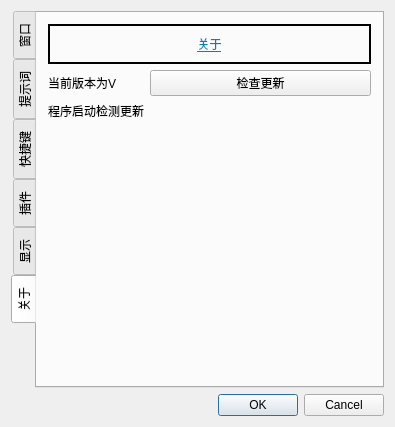
<?xml version="1.0" encoding="UTF-8"?>
<ui version="4.0">
 <class>ConfigDialogClass</class>
 <widget class="QDialog" name="ConfigDialogClass">
  <property name="geometry">
   <rect>
    <x>0</x>
    <y>0</y>
    <width>343</width>
    <height>427</height>
   </rect>
  </property>
  <property name="windowTitle">
   <string>设置</string>
  </property>
  <layout class="QGridLayout" name="gridLayout_7">
   <item row="0" column="0">
    <widget class="QTabWidget" name="tabWidget">
     <property name="layoutDirection">
      <enum>Qt::LeftToRight</enum>
     </property>
     <property name="styleSheet">
      <string notr="true"/>
     </property>
     <property name="tabPosition">
      <enum>QTabWidget::West</enum>
     </property>
     <property name="currentIndex">
      <number>5</number>
     </property>
     <widget class="QWidget" name="Widget">
      <attribute name="title">
       <string>窗口</string>
      </attribute>
      <layout class="QGridLayout" name="gridLayout">
       <item row="0" column="0">
        <layout class="QFormLayout" name="formLayout_3">
         <item row="0" column="0">
          <widget class="QLabel" name="label">
           <property name="text">
            <string>打开窗口后焦点位置</string>
           </property>
          </widget>
         </item>
         <item row="0" column="1">
          <widget class="QComboBox" name="focusPointComboBox">
           <item>
            <property name="text">
             <string>提示词输入框</string>
            </property>
           </item>
           <item>
            <property name="text">
             <string>内容输入框</string>
            </property>
           </item>
          </widget>
         </item>
         <item row="1" column="0">
          <widget class="QLabel" name="Label_5">
           <property name="text">
            <string>失去焦点自动隐藏</string>
           </property>
          </widget>
         </item>
         <item row="1" column="1">
          <widget class="LSwitchButton" name="fousButton" native="true"/>
         </item>
         <item row="2" column="0">
          <widget class="QLabel" name="Label_6">
           <property name="text">
            <string>打开窗口相对鼠标位置</string>
           </property>
          </widget>
         </item>
         <item row="2" column="1">
          <widget class="QComboBox" name="PointComboBox">
           <item>
            <property name="text">
             <string>中心</string>
            </property>
           </item>
           <item>
            <property name="text">
             <string>左上</string>
            </property>
           </item>
           <item>
            <property name="text">
             <string>左下</string>
            </property>
           </item>
           <item>
            <property name="text">
             <string>右上</string>
            </property>
           </item>
           <item>
            <property name="text">
             <string>右下</string>
            </property>
           </item>
           <item>
            <property name="text">
             <string>上中</string>
            </property>
           </item>
           <item>
            <property name="text">
             <string>下中</string>
            </property>
           </item>
           <item>
            <property name="text">
             <string>左中</string>
            </property>
           </item>
           <item>
            <property name="text">
             <string>右中</string>
            </property>
           </item>
          </widget>
         </item>
         <item row="3" column="0">
          <widget class="QLabel" name="label_2">
           <property name="text">
            <string>打开窗口自动复制选中内容</string>
           </property>
          </widget>
         </item>
         <item row="3" column="1">
          <widget class="LSwitchButton" name="autoCopyButton" native="true"/>
         </item>
         <item row="4" column="0">
          <widget class="QLabel" name="Label_3">
           <property name="text">
            <string>自动填充剪切板内容</string>
           </property>
          </widget>
         </item>
         <item row="4" column="1">
          <widget class="LSwitchButton" name="autoFillButton" native="true"/>
         </item>
        </layout>
       </item>
      </layout>
     </widget>
     <widget class="QWidget" name="prompt">
      <attribute name="title">
       <string>提示词</string>
      </attribute>
      <layout class="QGridLayout" name="gridLayout_2">
       <item row="0" column="0">
        <layout class="QFormLayout" name="formLayout_4">
         <item row="0" column="0">
          <widget class="QLabel" name="promptLabel_2">
           <property name="text">
            <string>保留上次提示词</string>
           </property>
          </widget>
         </item>
         <item row="0" column="1">
          <widget class="LSwitchButton" name="lastPromptButton" native="true"/>
         </item>
         <item row="1" column="0">
          <widget class="QLabel" name="promptLabel_3">
           <property name="text">
            <string>提示词附加位置</string>
           </property>
          </widget>
         </item>
         <item row="1" column="1">
          <widget class="QComboBox" name="promptPointComboBox">
           <item>
            <property name="text">
             <string>文本前方</string>
            </property>
           </item>
           <item>
            <property name="text">
             <string>文本后方</string>
            </property>
           </item>
          </widget>
         </item>
         <item row="2" column="0">
          <widget class="QLabel" name="promptLabel">
           <property name="text">
            <string>提示词</string>
           </property>
          </widget>
         </item>
         <item row="2" column="1">
          <widget class="QPushButton" name="pushButton">
           <property name="text">
            <string>修改</string>
           </property>
           <property name="icon">
            <iconset resource="../AiTools.qrc">
             <normaloff>:/AiTools/icon/update.png</normaloff>:/AiTools/icon/update.png</iconset>
           </property>
          </widget>
         </item>
        </layout>
       </item>
      </layout>
     </widget>
     <widget class="QWidget" name="hotKey">
      <attribute name="title">
       <string>快捷键</string>
      </attribute>
      <layout class="QGridLayout" name="gridLayout_3">
       <item row="0" column="0">
        <layout class="QFormLayout" name="formLayout_5">
         <item row="0" column="0">
          <widget class="QLabel" name="Label_4">
           <property name="text">
            <string>打开窗口快捷键</string>
           </property>
          </widget>
         </item>
         <item row="0" column="1">
          <widget class="QKeySequenceEdit" name="keySequenceEdit"/>
         </item>
         <item row="1" column="0">
          <widget class="QLabel" name="label_4">
           <property name="text">
            <string>打开Al网页快捷键</string>
           </property>
          </widget>
         </item>
         <item row="1" column="1">
          <widget class="QKeySequenceEdit" name="AiUrlKeySequenceEdit"/>
         </item>
        </layout>
       </item>
      </layout>
     </widget>
     <widget class="QWidget" name="plugins">
      <attribute name="title">
       <string>插件</string>
      </attribute>
      <layout class="QGridLayout" name="gridLayout_4">
       <item row="0" column="0">
        <layout class="QFormLayout" name="formLayout_6">
         <item row="0" column="0">
          <widget class="QLabel" name="aILabel">
           <property name="text">
            <string>AI插件</string>
           </property>
          </widget>
         </item>
         <item row="0" column="1">
          <widget class="QComboBox" name="aIComboBox"/>
         </item>
        </layout>
       </item>
      </layout>
     </widget>
     <widget class="QWidget" name="show">
      <attribute name="title">
       <string>显示</string>
      </attribute>
      <layout class="QGridLayout" name="gridLayout_5">
       <item row="0" column="0">
        <layout class="QFormLayout" name="formLayout_7">
         <item row="0" column="0">
          <widget class="QLabel" name="Label_7">
           <property name="text">
            <string>标题栏显示时间</string>
           </property>
          </widget>
         </item>
         <item row="0" column="1">
          <widget class="LSwitchButton" name="showTimeButton" native="true"/>
         </item>
         <item row="2" column="0">
          <widget class="QLabel" name="Label_2">
           <property name="text">
            <string>主题</string>
           </property>
          </widget>
         </item>
         <item row="2" column="1">
          <widget class="QComboBox" name="themeComboBox">
           <item>
            <property name="text">
             <string>浅色</string>
            </property>
           </item>
           <item>
            <property name="text">
             <string>深色</string>
            </property>
           </item>
           <item>
            <property name="text">
             <string>跟随系统</string>
            </property>
           </item>
          </widget>
         </item>
         <item row="1" column="0">
          <widget class="QLabel" name="Label">
           <property name="text">
            <string>窗口透明度</string>
           </property>
          </widget>
         </item>
         <item row="1" column="1">
          <widget class="QDoubleSpinBox" name="transparentDoubleSpinBox">
           <property name="maximum">
            <double>1.000000000000000</double>
           </property>
           <property name="singleStep">
            <double>0.100000000000000</double>
           </property>
          </widget>
         </item>
         <item row="3" column="0">
          <widget class="QLabel" name="label_5">
           <property name="text">
            <string>字体</string>
           </property>
          </widget>
         </item>
         <item row="3" column="1">
          <widget class="QFontComboBox" name="fontComboBox">
           <property name="writingSystem">
            <enum>QFontDatabase::SimplifiedChinese</enum>
           </property>
          </widget>
         </item>
         <item row="4" column="0">
          <widget class="QLabel" name="label_6">
           <property name="text">
            <string>字体大小</string>
           </property>
          </widget>
         </item>
         <item row="4" column="1">
          <widget class="QSpinBox" name="fontSizeSpinBox">
           <property name="minimum">
            <number>12</number>
           </property>
           <property name="maximum">
            <number>20</number>
           </property>
          </widget>
         </item>
        </layout>
       </item>
      </layout>
     </widget>
     <widget class="QWidget" name="about">
      <attribute name="title">
       <string>关于</string>
      </attribute>
      <layout class="QGridLayout" name="gridLayout_6">
       <item row="0" column="0">
        <widget class="QLabel" name="label_3">
         <property name="minimumSize">
          <size>
           <width>0</width>
           <height>20</height>
          </size>
         </property>
         <property name="maximumSize">
          <size>
           <width>16777215</width>
           <height>40</height>
          </size>
         </property>
         <property name="frameShape">
          <enum>QFrame::WinPanel</enum>
         </property>
         <property name="text">
          <string>&lt;html&gt;&lt;head/&gt;&lt;body&gt;&lt;p&gt;&lt;a href=&quot;https://github.com/ljzloser/AiTools&quot;&gt;&lt;span style=&quot; text-decoration: underline; color:#0083bd;&quot;&gt;关于&lt;/span&gt;&lt;/a&gt;&lt;/p&gt;&lt;/body&gt;&lt;/html&gt;</string>
         </property>
         <property name="textFormat">
          <enum>Qt::RichText</enum>
         </property>
         <property name="alignment">
          <set>Qt::AlignCenter</set>
         </property>
         <property name="openExternalLinks">
          <bool>true</bool>
         </property>
         <property name="textInteractionFlags">
          <set>Qt::LinksAccessibleByKeyboard|Qt::LinksAccessibleByMouse</set>
         </property>
        </widget>
       </item>
       <item row="1" column="0">
        <layout class="QFormLayout" name="formLayout_8">
         <item row="0" column="0">
          <widget class="QLabel" name="updateLabel">
           <property name="text">
            <string>当前版本为V</string>
           </property>
          </widget>
         </item>
         <item row="0" column="1">
          <widget class="QPushButton" name="updatePushButton">
           <property name="text">
            <string>检查更新</string>
           </property>
           <property name="icon">
            <iconset resource="../AiTools.qrc">
             <normaloff>:/AiTools/icon/updateApp.png</normaloff>:/AiTools/icon/updateApp.png</iconset>
           </property>
          </widget>
         </item>
         <item row="1" column="0">
          <widget class="QLabel" name="autoUpdateLabel">
           <property name="text">
            <string>程序启动检测更新</string>
           </property>
          </widget>
         </item>
         <item row="1" column="1">
          <widget class="LSwitchButton" name="autoUpdateButton" native="true"/>
         </item>
        </layout>
       </item>
      </layout>
     </widget>
    </widget>
   </item>
   <item row="1" column="0">
    <widget class="QDialogButtonBox" name="buttonBox">
     <property name="standardButtons">
      <set>QDialogButtonBox::Cancel|QDialogButtonBox::Ok</set>
     </property>
    </widget>
   </item>
  </layout>
 </widget>
 <layoutdefault spacing="6" margin="11"/>
 <customwidgets>
  <customwidget>
   <class>LSwitchButton</class>
   <extends>QWidget</extends>
   <header>LWidget</header>
   <container>1</container>
  </customwidget>
 </customwidgets>
 <resources>
  <include location="../AiTools.qrc"/>
 </resources>
 <connections/>
</ui>
